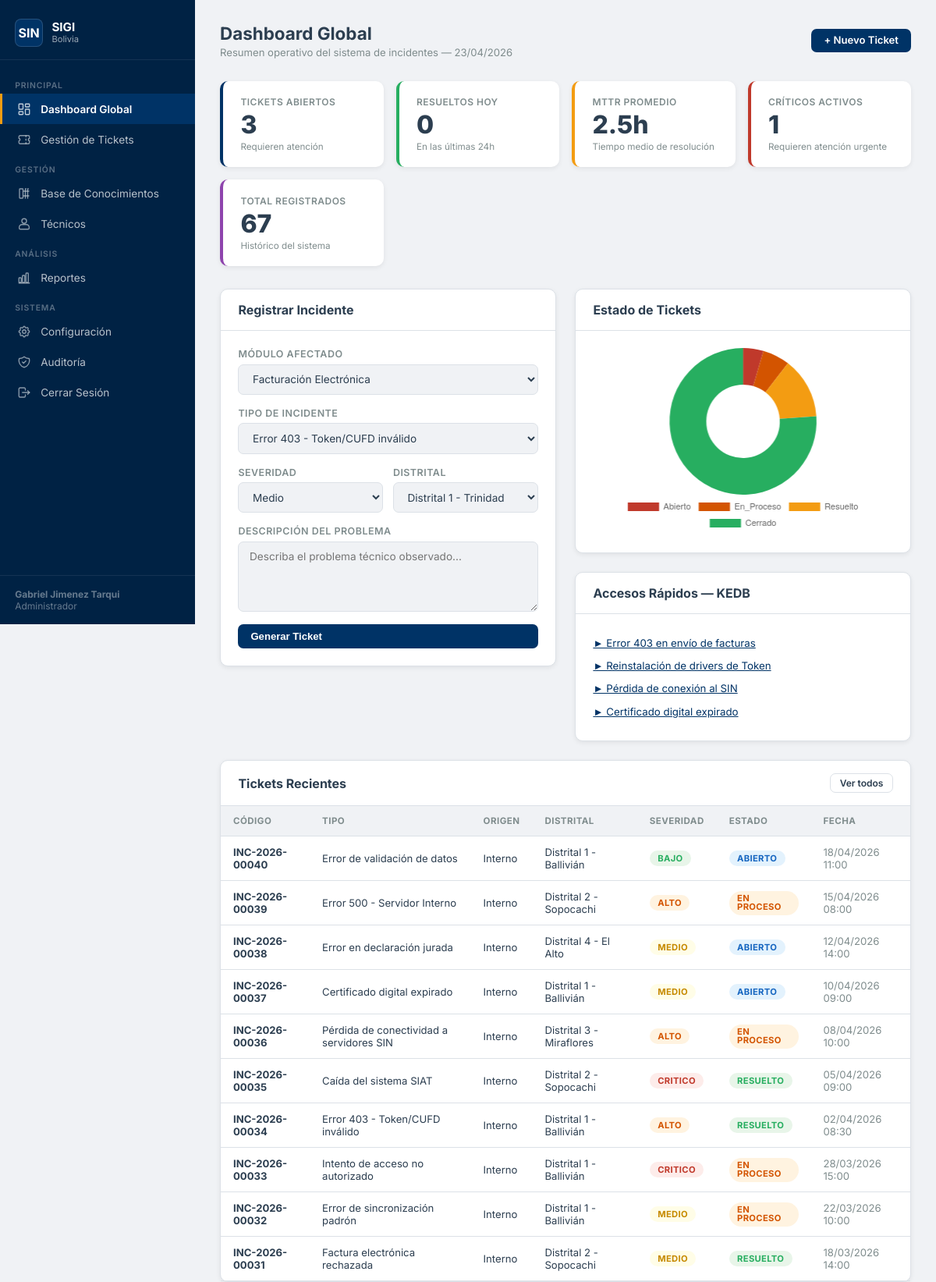
/index.php (signed in), run on the app's committed database.
### tables this page shows
CREATE TABLE incidentes (
    id_incidente     INT AUTO_INCREMENT PRIMARY KEY,
    codigo           VARCHAR(15) NOT NULL UNIQUE,   

     
    id_tipo          INT NOT NULL,
    id_distrital     INT NOT NULL,
    id_modulo        INT,           
    id_tecnico_asig  INT,           
    id_tecnico_reg   INT NOT NULL,  
    id_contribuyente INT,           

     
    origen           ENUM('Externo','Interno') NOT NULL DEFAULT 'Externo',

     
    descripcion      TEXT NOT NULL,
    severidad        ENUM('Bajo','Medio','Alto','Critico') NOT NULL DEFAULT 'Medio',
    estado           ENUM('Abierto','En_Proceso','Pendiente','Resuelto','Cerrado') NOT NULL DEFAULT 'Abierto',
    prioridad        ENUM('Baja','Media','Alta','Urgente') NOT NULL DEFAULT 'Media',

     
    solucion_aplicada TEXT,

     
    fecha_registro   DATETIME     NOT NULL DEFAULT CURRENT_TIMESTAMP,
    fecha_asignacion DATETIME,
    fecha_resolucion DATETIME,
    fecha_cierre     DATETIME,

     
    sla_horas        INT          NOT NULL DEFAULT 4,

    FOREIGN KEY (id_tipo)          REFERENCES tipos_incidente(id_tipo),
    FOREIGN KEY (id_distrital)     REFERENCES distritales(id_distrital),
    FOREIGN KEY (id_modulo)        REFERENCES modulos_sin(id_modulo),
    FOREIGN KEY (id_tecnico_asig)  REFERENCES tecnicos(id_tecnico),
    FOREIGN KEY (id_tecnico_reg)   REFERENCES tecnicos(id_tecnico),
    FOREIGN KEY (id_contribuyente) REFERENCES contribuyentes(id_contribuyente)
);

CREATE TABLE tipos_incidente (
    id_tipo     INT AUTO_INCREMENT PRIMARY KEY,
    categoria   ENUM('Tecnico','Funcional','Seguridad','Datos','Infraestructura') NOT NULL,
    nombre      VARCHAR(100) NOT NULL,
    descripcion VARCHAR(255)
);

CREATE TABLE distritales (
    id_distrital    INT AUTO_INCREMENT PRIMARY KEY,
    codigo          VARCHAR(10) NOT NULL UNIQUE,   
    nombre          VARCHAR(100) NOT NULL,          
    id_departamento INT NOT NULL,
    FOREIGN KEY (id_departamento) REFERENCES departamentos(id_departamento)
);

### index.php (the view, shortened to what this page needs)
<?php
$db = getDB();
$kpis = $db->query('SELECT * FROM v_kpis_dashboard')->fetch();
$recientes = $db->query(
    'SELECT i.codigo, i.severidad, i.estado, i.prioridad, i.fecha_registro,
            COALESCE(c.razon_social, "Interno") AS origen_nombre,
            ti.nombre AS tipo_nombre,
            d.nombre  AS distrital
     FROM incidentes i
     JOIN tipos_incidente ti ON i.id_tipo      = ti.id_tipo
     JOIN distritales      d  ON i.id_distrital = d.id_distrital
     LEFT JOIN contribuyentes c ON i.id_contribuyente = c.id_contribuyente
     ORDER BY i.fecha_registro DESC LIMIT 10'
)->fetchAll();
$estados = $db->query(
    'SELECT estado, COUNT(*) AS total FROM incidentes GROUP BY estado'
)->fetchAll(PDO::FETCH_KEY_PAIR);
include 'includes/sidebar.php';
?>
<!DOCTYPE html>
<html lang="es" data-theme="light">
<head>
    <link rel="stylesheet" href="styles.css">
</head>
<body>
<?php include 'includes/sidebar.php'; ?>
<main class="main-content">
    <div class="page-header">
        <div>
            <h1>Dashboard Global</h1>
            <p>Resumen operativo del sistema de incidentes — <?= date('d/m/Y') ?></p>
        </div>
        <div class="header-actions">
            <a href="tickets.php?accion=nuevo" class="btn btn-primary">+ Nuevo Ticket</a>
        </div>
    </div>
    <div class="stats-grid">
        <div class="stat-card">
            <div class="stat-label">Tickets Abiertos</div>
            <div class="stat-value"><?= (int)($kpis['abiertos'] ?? 0) ?></div>
            <div class="stat-sub">Requieren atención</div>
        </div>
        <div class="stat-card green">
            <div class="stat-label">Resueltos Hoy</div>
            <div class="stat-value"><?= (int)($kpis['resueltos_hoy'] ?? 0) ?></div>
            <div class="stat-sub">En las últimas 24h</div>
        </div>
        <div class="stat-card yellow">
            <div class="stat-label">MTTR Promedio</div>
            <div class="stat-value"><?= number_format($kpis['mttr_promedio_horas'] ?? 0, 1) ?>h</div>
            <div class="stat-sub">Tiempo medio de resolución</div>
        </div>
        <div class="stat-card red">
            <div class="stat-label">Críticos Activos</div>
            <div class="stat-value"><?= (int)($kpis['criticos_activos'] ?? 0) ?></div>
            <div class="stat-sub">Requieren atención urgente</div>
        </div>
        <div class="stat-card purple">
            <div class="stat-label">Total Registrados</div>
            <div class="stat-value"><?= (int)($kpis['total_incidentes'] ?? 0) ?></div>
            <div class="stat-sub">Histórico del sistema</div>
        </div>
    </div>
    <div class="content-grid">
        <div>
            <div class="card">
                <div class="card-header">
                    <h2 class="card-title">Registrar Incidente</h2>
                </div>
                <div class="card-body">
                    <form id="formIncidente" method="POST" action="api/nuevo_incidente.php">
                        <div class="form-group">
                            <label class="form-label">Módulo Afectado</label>
                            <select name="id_modulo">
                                <?php
                                $modulos = $db->query('SELECT id_modulo, nombre FROM modulos_sin')->fetchAll();
                                foreach ($modulos as $m):
                                ?>
                                <option value="<?= $m['id_modulo'] ?>"><?= htmlspecialchars($m['nombre']) ?></option>
                                <?php endforeach; ?>
                            </select>
                        </div>
                        <div class="form-group">
                            <label class="form-label">Tipo de Incidente</label>
                            <select name="id_tipo" required>
                                <?php
                                $tipos = $db->query('SELECT id_tipo, nombre, categoria FROM tipos_incidente ORDER BY categoria')->fetchAll();
                                $catActual = '';
                                foreach ($tipos as $t):
                                    if ($t['categoria'] !== $catActual):
                                        if ($catActual) echo '</optgroup>';
                                        echo '<optgroup label="' . htmlspecialchars($t['categoria']) . '">';
                                        $catActual = $t['categoria'];
                                    endif;
                                ?>
                                <option value="<?= $t['id_tipo'] ?>"><?= htmlspecialchars($t['nombre']) ?></option>
                                <?php endforeach; if ($catActual) echo '</optgroup>'; ?>
                            </select>
                        </div>
                        <div style="display:grid; grid-template-columns:1fr 1fr; gap:.8rem;">
                            <div class="form-group">
                                <label class="form-label">Severidad</label>
                                <select name="severidad" required>
                                    <option value="Medio" selected>Medio</option>
                                </select>
                            </div>
                            <div class="form-group">
                                <label class="form-label">Distrital</label>
                                <select name="id_distrital" required>
                                    <?php
                                    $distritales = $db->query(
                                        'SELECT d.id_distrital, d.nombre, dep.nombre AS dep
                                         FROM distritales d JOIN departamentos dep ON d.id_departamento = dep.id_departamento
                                         ORDER BY dep.nombre, d.nombre'
                                    )->fetchAll();
                                    $depActual = '';
                                    foreach ($distritales as $dist):
                                        if ($dist['dep'] !== $depActual):
                                            if ($depActual) echo '</optgroup>';
                                            echo '<optgroup label="' . htmlspecialchars($dist['dep']) . '">';
                                            $depActual = $dist['dep'];
                                        endif;
                                    ?>
                                    <option value="<?= $dist['id_distrital'] ?>"><?= htmlspecialchars($dist['nombre']) ?></option>
                                    <?php endforeach; if ($depActual) echo '</optgroup>'; ?>
                                </select>
                            </div>
                        </div>
                        <div class="form-group">
                            <label class="form-label">Descripción del Problema</label>
                            <textarea name="descripcion" required placeholder="Describa el problema técnico observado..."></textarea>
                        </div>
                        <button type="submit" class="btn btn-primary w-100">
                            Generar Ticket
                        </button>
                    </form>
                </div>
            </div>
        </div>
        <div>
            <div class="card">
                <div class="card-header">
                    <h2 class="card-title">Estado de Tickets</h2>
                </div>
                <div class="card-body">
                    <div class="chart-container">
                        <canvas id="chartEstados"></canvas>
                    </div>
                </div>
            </div>
            <div class="card">
                <div class="card-header">
                    <h2 class="card-title">Accesos Rápidos — KEDB</h2>
                </div>
                <div class="card-body">
                    <ul style="list-style:none; font-size:.83rem; line-height:2.2;">
                        <li><a href="conocimiento.php#error403" style="color:var(--primary);">&#9658; Error 403 en envío de facturas</a></li>
                        <li><a href="conocimiento.php#token"    style="color:var(--primary);">&#9658; Reinstalación de drivers de Token</a></li>
                        <li><a href="conocimiento.php#conexion" style="color:var(--primary);">&#9658; Pérdida de conexión al SIN</a></li>
                        <li><a href="conocimiento.php#certificado" style="color:var(--primary);">&#9658; Certificado digital expirado</a></li>
                    </ul>
                </div>
            </div>
        </div>
    </div>
    <div class="card">
        <div class="card-header">
            <h2 class="card-title">Tickets Recientes</h2>
            <a href="tickets.php" class="btn btn-outline btn-sm">Ver todos</a>
        </div>
        <div class="card-body" style="padding:0;">
            <div class="table-wrapper">
                <table class="table">
                    <thead>
                        <tr>
                            <th>Código</th>
                            <th>Tipo</th>
                            <th>Origen</th>
                            <th>Distrital</th>
                            <th>Severidad</th>
                            <th>Estado</th>
                            <th>Fecha</th>
                        </tr>
                    </thead>
                    <tbody>
                    <?php if (empty($recientes)): ?>
                        <tr><td colspan="7" style="text-align:center; color:var(--text-muted); padding:2rem;">
                            No hay incidentes registrados aún.
                        </td></tr>
                    <?php else: foreach ($recientes as $inc): ?>
                        <tr>
                            <td><strong><?= htmlspecialchars($inc['codigo']) ?></strong></td>
                            <td><?= htmlspecialchars($inc['tipo_nombre']) ?></td>
                            <td><?= htmlspecialchars($inc['origen_nombre']) ?></td>
                            <td><?= htmlspecialchars($inc['distrital']) ?></td>
                            <td>
                                <span class="badge badge-<?= strtolower($inc['severidad']) ?>">
                                    <?= htmlspecialchars($inc['severidad']) ?>
                                </span>
                            </td>
                            <td>
                                <span class="badge badge-<?= strtolower(str_replace('_','-',$inc['estado'])) ?>">
                                    <?= htmlspecialchars(str_replace('_',' ',$inc['estado'])) ?>
                                </span>
                            </td>
                            <td style="color:var(--text-muted);">
                                <?= date('d/m/Y H:i', strtotime($inc['fecha_registro'])) ?>
                            </td>
                        </tr>
                    <?php endforeach; endif; ?>
                    </tbody>
                </table>
            </div>
        </div>
    </div>
</main>
<script>
// Gráfico de estados
const estadosData = <?= json_encode(array_values($estados)) ?>;
const estadosLabels = <?= json_encode(array_keys($estados)) ?>;
const ctx = document.getElementById('chartEstados');
if (ctx) {
    new Chart(ctx.getContext('2d'), {
        type: 'doughnut',
        data: {
            labels: estadosLabels,
            datasets: [{
                data: estadosData,
                backgroundColor: ['#c0392b','#d35400','#f39c12','#27ae60','#8e44ad'],
                borderWidth: 0
            }]
        },
        options: {
            responsive: true,
            maintainAspectRatio: false,
            plugins: { legend: { position: 'bottom', labels: { font: { size: 11 } } } }
        }
    });
}
// Envío del formulario por AJAX
document.getElementById('formIncidente').addEventListener('submit', function(e) {
    e.preventDefault();
    const data = new FormData(this);
    fetch('api/nuevo_incidente.php', { method: 'POST', body: data })
        .then(r => r.json())
        .then(res => {
            if (res.success) {
                alert('Ticket generado: ' + res.codigo);
                location.reload();
            } else {
                alert('Error: ' + (res.message || 'No se pudo registrar.'));
            }
        });
});
</script>
</body>
</html>

### data on the page
incidentes: codigo "INC-2026-00040", id_tipo.nombre "Error de validación de datos", origen_nombre "Interno", id_distrital.nombre "Distrital 1 - Ballivián", severidad "BAJO", estado "ABIERTO", fecha_registro "18/04/2026 11:00"
incidentes: codigo "INC-2026-00039", id_tipo.nombre "Error 500 - Servidor Interno", origen_nombre "Interno", id_distrital.nombre "Distrital 2 - Sopocachi", severidad "ALTO", estado "EN PROCESO", fecha_registro "15/04/2026 08:00"
incidentes: codigo "INC-2026-00038", id_tipo.nombre "Error en declaración jurada", origen_nombre "Interno", id_distrital.nombre "Distrital 4 - El Alto", severidad "MEDIO", estado "ABIERTO", fecha_registro "12/04/2026 14:00"
incidentes: codigo "INC-2026-00037", id_tipo.nombre "Certificado digital expirado", origen_nombre "Interno", id_distrital.nombre "Distrital 1 - Ballivián", severidad "MEDIO", estado "ABIERTO", fecha_registro "10/04/2026 09:00"
incidentes: codigo "INC-2026-00036", id_tipo.nombre "Pérdida de conectividad a servidores SIN", origen_nombre "Interno", id_distrital.nombre "Distrital 3 - Miraflores", severidad "ALTO", estado "EN PROCESO", fecha_registro "08/04/2026 10:00"
incidentes: codigo "INC-2026-00035", id_tipo.nombre "Caída del sistema SIAT", origen_nombre "Interno", id_distrital.nombre "Distrital 2 - Sopocachi", severidad "CRITICO", estado "RESUELTO", fecha_registro "05/04/2026 09:00"
incidentes: codigo "INC-2026-00034", id_tipo.nombre "Error 403 - Token/CUFD inválido", origen_nombre "Interno", id_distrital.nombre "Distrital 1 - Ballivián", severidad "ALTO", estado "RESUELTO", fecha_registro "02/04/2026 08:30"
incidentes: codigo "INC-2026-00033", id_tipo.nombre "Intento de acceso no autorizado", origen_nombre "Interno", id_distrital.nombre "Distrital 1 - Ballivián", severidad "CRITICO", estado "EN PROCESO", fecha_registro "28/03/2026 15:00"
incidentes: codigo "INC-2026-00032", id_tipo.nombre "Error de sincronización padrón", origen_nombre "Interno", id_distrital.nombre "Distrital 1 - Ballivián", severidad "MEDIO", estado "EN PROCESO", fecha_registro "22/03/2026 10:00"
incidentes: codigo "INC-2026-00031", id_tipo.nombre "Factura electrónica rechazada", origen_nombre "Interno", id_distrital.nombre "Distrital 2 - Sopocachi", severidad "MEDIO", estado "RESUELTO", fecha_registro "18/03/2026 14:00"

### other printed values
$tec['nombre'] "Gabriel Jimenez Tarqui"
$tec['nivel'] "Administrador"
$kpis['abiertos'] "3"
$kpis['resueltos_hoy'] "0"
$kpis['mttr_promedio_horas'] "2.5"
$kpis['criticos_activos'] "1"
$kpis['total_incidentes'] "67"
form field id_modulo "Facturación Electrónica"
form field id_tipo "Error 403 - Token/CUFD inválido"
form field id_distrital "Distrital 1 - Trinidad"
chart data {{ json_encode(array_values($estados)) }} [3,4,9,51]
chart data {{ json_encode(array_keys($estados)) }} ["Abierto","En_Proceso","Resuelto","Cerrado"]
